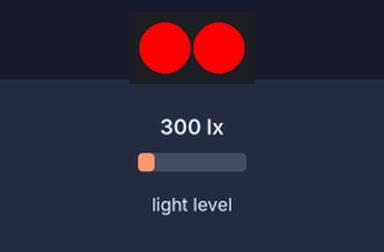
A sketch run on a simulated Arduino Uno, built with avr-gcc and run on an emulated ATmega328P. Parts: 2 RGB LEDs in strip order, left to right. Inputs (shaded band) come from the test bench; at power-on: light level 300 lx. What the sketch prints to the serial monitor is not drawn.

Above: at 0.1 s.
At 0.7 s:
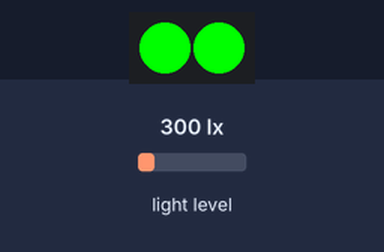
At 1.3 s:
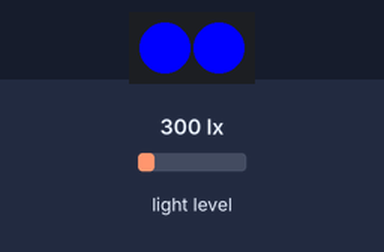
At 1.9 s:
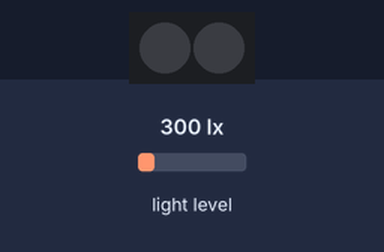
Timing chart, 0 to 3.4 s (numbered marks = the images above):
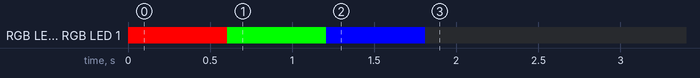

Measured:
- by itself, RGB LED 0, RGB LED 1: off → RGB(255, 0, 0) at 0.00 s, → RGB(0, 255, 0) 0.60 s later, → RGB(0, 0, 255) 0.60 s later, → off 0.60 s later

The sketch:

Appendix_C_LDR_Calibration.ino
```cpp
#include <MeMCore.h>

MeLightSensor lightSensor(PORT_8);
MeRGBLed led(0, 30);

int RGB[3][3] = {{255, 0, 0}, {0, 255, 0}, {0, 0, 255}};
int value;
int temp;

void setup() {
  led.setpin(13);

  Serial.begin(9600);

  for (int i = 0; i < 3; i++)
  {
    value = 0;
    led.setColor(0, RGB[i][0], RGB[i][1], RGB[i][2]);
    led.setColor(1, RGB[i][0], RGB[i][1], RGB[i][2]);
    led.show();
    delay(100);
    //Takes an average reading of 10 values
    for (int j = 0; j < 10; j++)
    {
      temp = lightSensor.read();
      Serial.print(temp);
      Serial.print(" ");
      value += temp;
      delay(50);
    }
    Serial.println("");
    if (i == 0) {
      Serial.print("Red: ");
    }
    else if (i == 1) {
      Serial.print("Green: ");
    }
    else {
      Serial.print("Blue: ");
    }
    Serial.println(value / 10);
  }

  led.setColor(0, 0, 0, 0);
  led.setColor(1, 0, 0, 0);
  led.show();
}

void loop() {
  // Everything is run once in main
}
```
